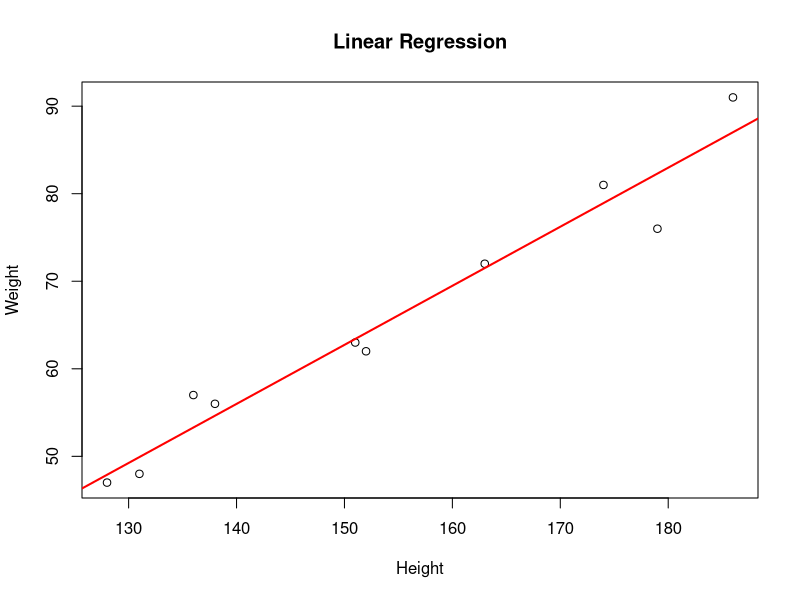

The R script that drew this image: (Note: this script raises an error after producing the figure.)
# 1.Define the input vectors for height and weight
height <- c(151, 174, 138, 186, 128, 136, 179, 163, 152, 131)
weight <- c(63, 81, 56, 91, 47, 57, 76, 72, 62, 48)

# Create a data frame with height and weight
data <- data.frame(height, weight)

# Perform linear regression
model <- lm(weight ~ height, data=data)

# Predict the weight for a person with height 170
new_height <- data.frame(height=170)
predicted_weight <- predict(model, newdata=new_height)
print(paste("Predicted weight for a person with height 170:", predicted_weight))

# Visualize the regression graphically
plot(height, weight, main="Linear Regression", xlab="Height", ylab="Weight")
abline(model, col="red", lwd=2)

#2.# Install and load necessary packages
#install.packages("ggplot2")
#install.packages("dplyr")
#install.packages("car")
library(ggplot2)
library(dplyr)
library(car)

data(water, package = "carData")

# View the structure of the dataset
str(water)

# Plot the relationship between mortality and hardness
plot(water$hardness, water$mortality,
     xlab = "Hardness", ylab = "Mortality",
     main = "Scatter Plot of Mortality vs. Hardness")

# Fit the data into a linear regression model
model <- lm(mortality ~ hardness, data = water)

# Predict the mortality for hardness = 88
new_data <- data.frame(hardness = 88)
predicted_mortality <- predict(model, newdata = new_data)
print(paste("Predicted mortality for hardness = 88:", predicted_mortality))

#3.# Load the mtcars dataset
data(mtcars)

# Create a multiple regression model
model <- lm(mpg ~ disp + hp + wt, data = mtcars)

# View the summary of the model
summary(model)

# Predict the mileage of a car with disp = 221, hp = 102, and wt = 2.91
new_data <- data.frame(disp = 221, hp = 102, wt = 2.91)
predicted_mpg <- predict(model, newdata = new_data)
print(paste("Predicted mileage for disp = 221, hp = 102, and wt = 2.91:", predicted_mpg))

#4.# Load the delivery dataset
data(delivery)

# Create a linear regression model
model <- lm(delTime ~ n.prod + distance, data = delivery)

# View the summary of the model
summary(model)

# Predict the delTime for n.prod = 9 and distance = 450
new_data <- data.frame(n.prod = 9, distance = 450)
predicted_delTime <- predict(model, newdata = new_data)
print(paste("Predicted delTime for n.prod = 9 and distance = 450:", predicted_delTime))

#5 A,
# Load the delivery dataset
data(delivery)
# Create a linear regression model
model <- lm(delTime ~ n.prod + distance, data = delivery)
# View the summary of the model
summary(model)
# Predict the delTime for n.prod = 9 and distance = 450
new_data <- data.frame(n.prod = 9, distance = 450)
predicted_delTime <- predict(model, newdata = new_data)
print(paste("Predicted delTime for n.prod = 9 and distance = 450:", predicted_delTime))
#5,B
# Load the mtcars dataset
data(mtcars)

# Create a logistic regression model
model <- glm(am ~ hp + wt + cyl, data = mtcars, family = "binomial")

# View the summary of the model
summary(model)

# Predict the transmission mode (automatic or manual) for a car with hp = 150, wt = 3.5, and cyl = 8
new_data <- data.frame(hp = 150, wt = 3.5, cyl = 8)
predicted_am <- predict(model, newdata = new_data, type = "response")
if(predicted_am >= 0.5){
  print("Predicted transmission mode: Manual")
} else {
  print("Predicted transmission mode: Automatic")
}

#6.
# Load the warpbreaks dataset
data(warpbreaks)

# Create a Poisson regression model
model <- glm(breaks ~ type + tension, data = warpbreaks, family = poisson)

# View the summary of the model
summary(model)

#POISSION REGRESSION:
#1.
# Load the iris dataset
data(iris)

# Set the seed for reproducibility
set.seed(123)

# Randomly sample the iris dataset into training and test sets
train_index <- sample(1:nrow(iris), 0.8 * nrow(iris))
train_data <- iris[train_index, ]
test_data <- iris[-train_index, ]

# Create a logistic regression model with training data
model <- glm(Species ~ Petal.Width + Petal.Length, data = train_data, family = binomial)

# Predict the probabilities using the test data
predicted_probs <- predict(model, newdata = test_data, type = "response")

# Convert probabilities to predicted classes
predicted_classes <- ifelse(predicted_probs > 0.5, "versicolor", "setosa")

# Create the confusion matrix
confusion_matrix <- table(test_data$Species, predicted_classes)
print(confusion_matrix)
#2(1)
# Define the values
# Define the values
values <- c(90, 50, 70, 80, 70, 60, 20, 30, 80, 90, 20)

# Compute the mean
mean_value <- mean(values)
print(paste("Mean:", mean_value))

# Compute the median
median_value <- median(values)
print(paste("Median:", median_value))

# Compute the mode
mode_value <- names(table(values))[table(values) == max(table(values))]
print(paste("Mode:", mode_value))
#2(2):
# Find the 2nd highest value
sorted_values <- sort(values, decreasing = TRUE)
second_highest <- sorted_values[2]
print(paste("2nd Highest Value:", second_highest))
# Find the 3rd lowest value
sorted_values <- sort(values)
third_lowest <- sorted_values[3]
print(paste("3rd Lowest Value:", third_lowest))
#3.
# Load the air quality data set
data(airquality)
# i. Compute the mean temperature (without using built-in function)
mean_temp <- sum(airquality$Temp) / length(airquality$Temp)
print(paste("Mean Temperature:", mean_temp))

# ii. Extract the first five rows from airquality
first_five_rows <- airquality[1:5, ]
print(first_five_rows)

# iii. Extract all columns from airquality except Temp and Wind
subset_data <- airquality[, !(colnames(airquality) %in% c("Temp", "Wind"))]
print(subset_data)

# iv. Find the coldest day during the period
coldest_day <- airquality$Day[which.min(airquality$Temp)]
print(paste("Coldest Day:", coldest_day))

# v. Count the number of days with wind speed greater than 17 mph
wind_gt_17_count <- sum(airquality$Wind > 17)
print(paste("Number of Days with Wind Speed > 17 mph:", wind_gt_17_count))


